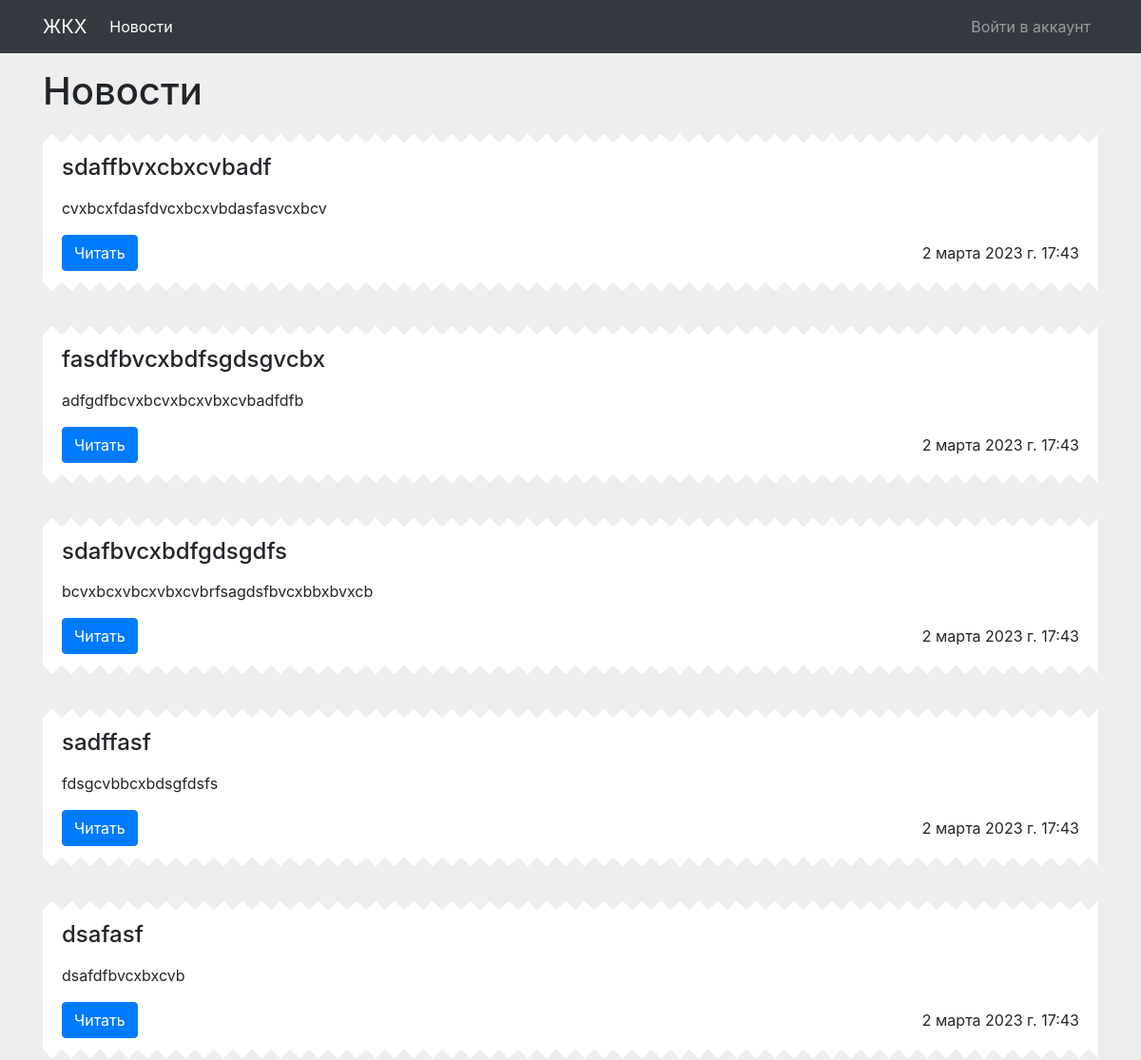
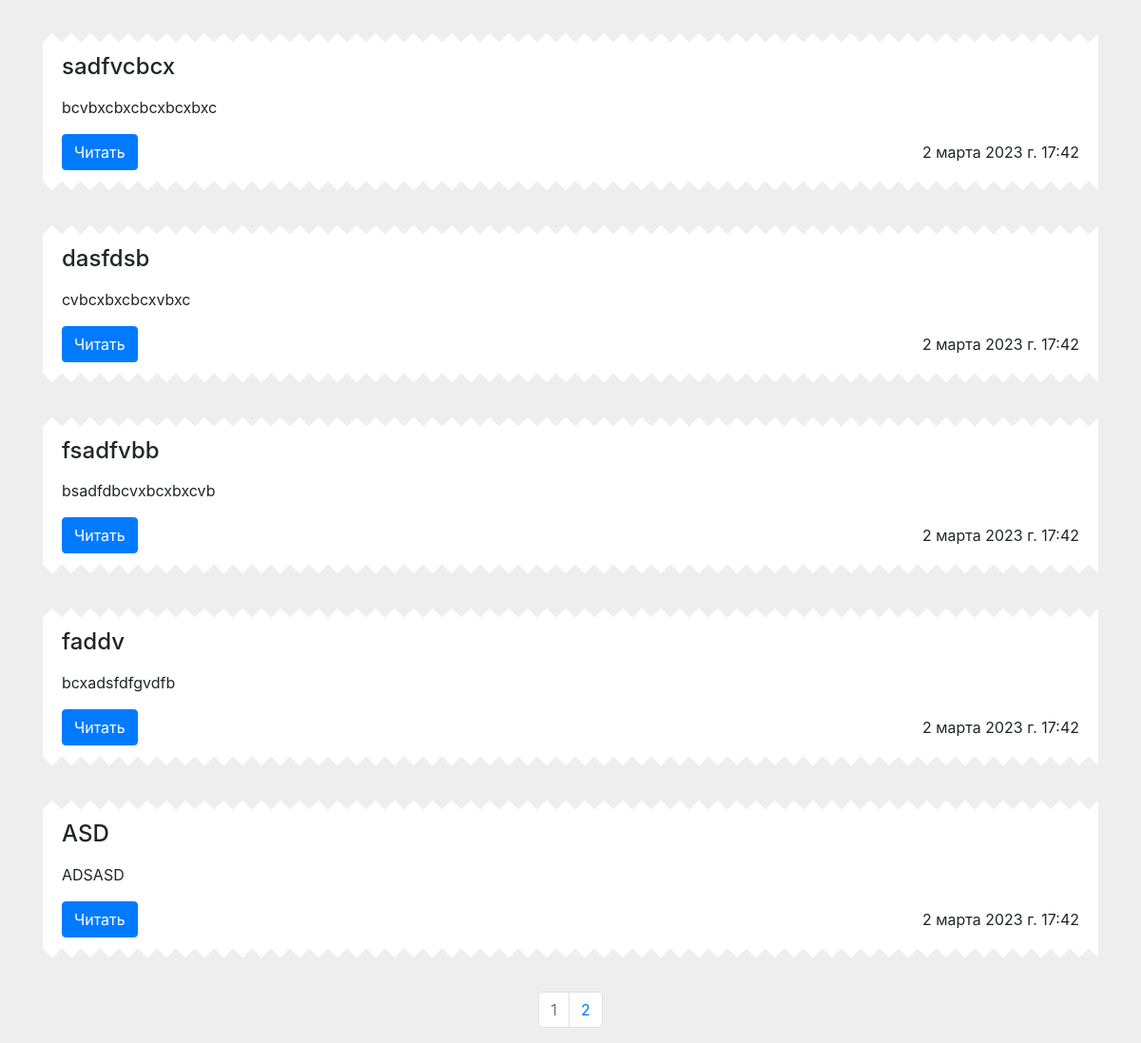
The page /all_news on the database its author committed (2 pictures, top to bottom).
### main/models.py (models this page shows)
class New(models.Model):
    title = models.CharField('Название', max_length=200, null=False, blank=False)
    text = models.TextField('Содержание', null=False, blank=False)
    district = models.ForeignKey(District, on_delete=models.CASCADE, default='1')
    time_create = models.DateTimeField(auto_now_add = True)
    def __str__(self):
        return self.title

### main/views.py (the view)
# urls.py: path('all_news', views.AllNews.as_view(), name = 'all_news'),
class AllNews(ListView):
    model = New
    template_name = 'main/all_news.html'
    paginate_by = 10
    context_object_name = 'all_news'
    def get_context_data(self, **kwargs):
        context = super().get_context_data(**kwargs)
        context['title'] = 'Новости'
        return context
    def get_queryset(self):
        if self.request.user.is_authenticated:
            all_news = New.objects.filter(Q(district = 1) | Q(district = self.request.user.district)).order_by('-time_create')
        else:
            all_news = New.objects.filter(district = 1).order_by('-time_create')
        print(all_news)
        return all_news

### templates/main/all_news.html
{% extends 'page.html' %}
{% block content %}
<div class="container">
    <h1>Новости</h1>
    {% for el in all_news %}
        <div class="row">
            <div class="col">
                <div class="alert bg-news" role="alert">
                    <h4 class="alert-heading">{{ el.title }}</h4>
                    <p>{{ el.text|linebreaks|truncatewords:50 }}</p>
                    <div class="d-flex justify-content-between align-items-center">
                        <a href="{% url 'new' el.pk %}" class = 'btn btn-primary'>Читать</a>
                        {{el.time_create}}
                    </div>
                </div>
            </div>
        </div>
    {% endfor %}
    <nav>
        <ul class="pagination justify-content-center">
            {% for p in paginator.page_range %}
            {% if page_obj.number == p %}
            <li class = 'page-item disabled'><a class="page-link" href="#" tabindex="-1">{{ p }}</a></li>
            {%elif p >= page_obj.number|add:-2 and p <= page_obj.number|add:2 %}
            <li class="page-item">
                <a class="page-link" href="?page={{ p }}">{{ p }}</a>
            </li>
            {%endif%}
            {%endfor%}
        </ul>
    </nav>
</div>
{% endblock %}

### main/static/css/style.css (style rules this page uses)
body { background-color: #eee; }
h1 { margin-bottom: 20px; }
.bg-news { border-top: 10px solid transparent; border-bottom: 10px solid transparent; border-left: 0; border-right: 0; background-image: linear-gradient(white, white), linear-gradient(to bottom right, transparent 50.5%, white 50.5%), linear-gradient(to bottom left, transparent 50.5%, white 50.5%), linear-gradient(to top right, transparent 50.5%, white 50.5%), linear-gradient(to top left, transparent 50.5%, white 50.5%); background-repeat: repeat, repeat-x, repeat-x, repeat-x, repeat-x; background-position: 0 0, 10px 0, 10px 0, 10px 100%, 10px 100%; background-size: auto auto, 20px 20px, 20px 20px, 20px 20px, 20px 20px; background-clip: padding-box, border-box, border-box, border-box, border-box; background-origin: padding-box, border-box, border-box, border-box, border-box; margin-bottom: 35px; }

### rows shown on the page
New: title "sdaffbvxcbxcvbadf", text "cvxbcxfdasfdvcxbcxvbdasfasvcxbcv", time_create "2 марта 2023 г. 17:43"
New: title "fasdfbvcxbdfsgdsgvcbx", text "adfgdfbcvxbcvxbcxvbxcvbadfdfb", time_create "2 марта 2023 г. 17:43"
New: title "sdafbvcxbdfgdsgdfs", text "bcvxbcxvbcxvbxcvbrfsagdsfbvcxbbxbvxcb", time_create "2 марта 2023 г. 17:43"
New: title "sadffasf", text "fdsgcvbbcxbdsgfdsfs", time_create "2 марта 2023 г. 17:43"
New: title "dsafasf", text "dsafdfbvcxbxcvb", time_create "2 марта 2023 г. 17:43"
New: title "sadfvcbcx", text "bcvbxcbxcbcxbcxbxc", time_create "2 марта 2023 г. 17:42"
New: title "dasfdsb", text "cvbcxbxcbcxvbxc", time_create "2 марта 2023 г. 17:42"
New: title "fsadfvbb", text "bsadfdbcvxbcxbxcvb", time_create "2 марта 2023 г. 17:42"
New: title "faddv", text "bcxadsfdfgvdfb", time_create "2 марта 2023 г. 17:42"
New: title "ASD", text "ADSASD", time_create "2 марта 2023 г. 17:42"

### other values the page prints
{{ p }} "1"
{{ p }} "2"
